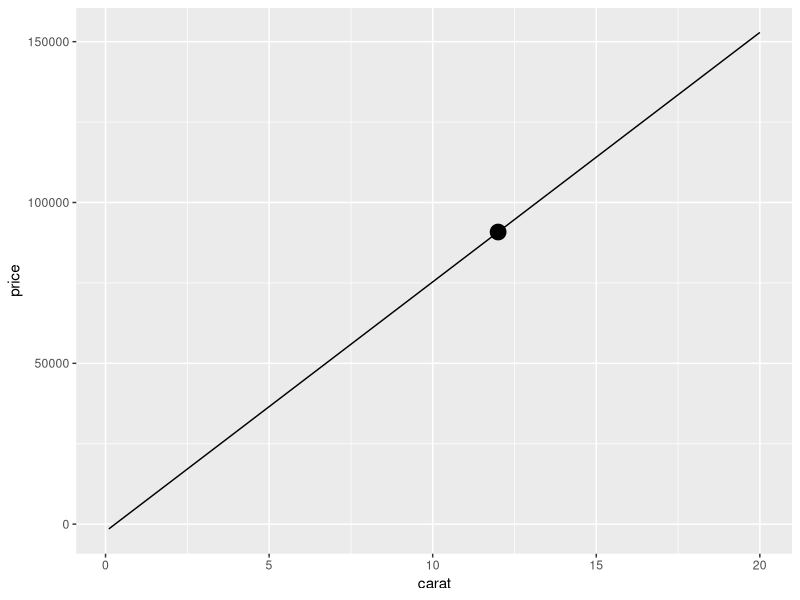

The R source for this figure:
## ---- chunk 1
knitr::opts_chunk$set(echo = FALSE)
## ---- chunk 2
library(ggplot2)
head(diamonds[,c('carat', 'price')])
## ---- chunk 3
library(ggplot2)
model <- lm(price~carat, data=diamonds)
summary(model)
## ---- chunk 4
    data_on_plot <- data.frame(carat = seq(from=0.1, to=20, by=0.1))
    data_on_plot$price <- predict(model, newdata = data_on_plot)
    rownames(data_on_plot) = seq(from=0.1, to=20, by=0.1)
    point <-  data_on_plot['12',]
    ggplot(data=data_on_plot, aes(x=carat, y=price)) + 
      geom_line() + 
      geom_point(data=point, size=5, mapping = aes(x=carat, y=price))
